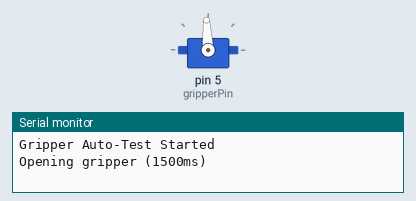
The sketch below on a simulated Arduino Uno, built with avr-gcc and run on an emulated ATmega328P. Shown: servo, the last lines printed to the serial monitor.

Above: at 0.05 s.
At 0.9 s:
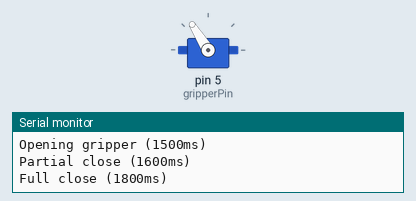
Timing chart, 0 to 9.0 s (numbered marks = the images above):
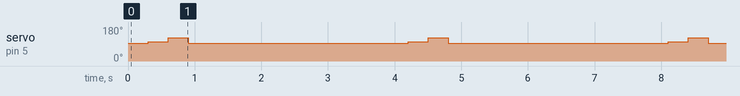

Measured:
- by itself, servo on pin 5 (gripperPin): repeats every 3.9 s: 122° 0.30 s, 93° 3.3 s, 102° 0.30 s

The sketch:

servo_gripper.ino
```cpp
#include <Servo.h>

Servo gripperServo;
const int gripperPin = 5;

void setup() {
  gripperServo.attach(gripperPin);
  Serial.begin(9600);
  Serial.println("Gripper Auto-Test Started");
}

void loop() {
  // Test open position
  Serial.println("Opening gripper (1500ms)");
  gripperServo.writeMicroseconds(1500);
  delay(300);

  // Test partial close
  Serial.println("Partial close (1600ms)");
  gripperServo.writeMicroseconds(1600);
  delay(300);

  // Test full close
  Serial.println("Full close (1800ms)");
  gripperServo.writeMicroseconds(1800);
  delay(300);

  // Back to open
  Serial.println("Back to open (1500ms)");
  gripperServo.writeMicroseconds(1500);
  delay(3000);
}
```
